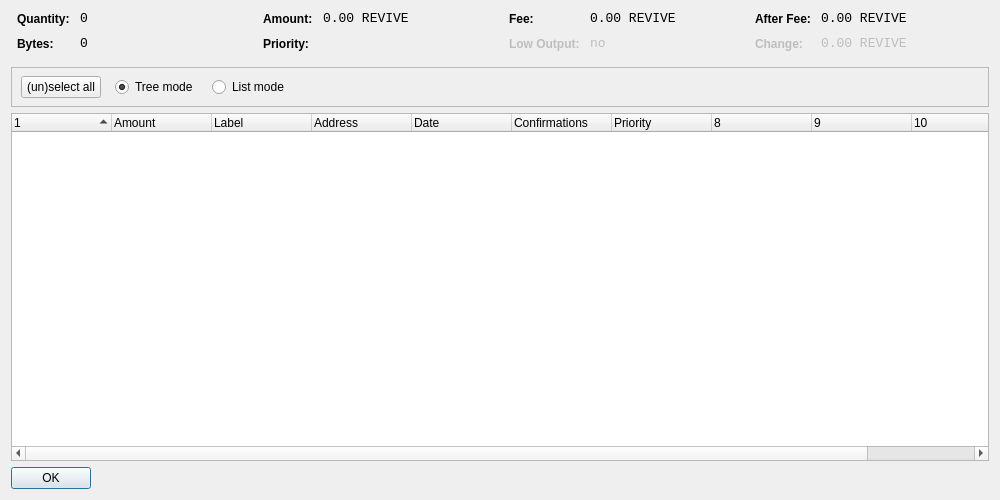
<?xml version="1.0" encoding="UTF-8"?>
<ui version="4.0">
 <class>CoinControlDialog</class>
 <widget class="QDialog" name="CoinControlDialog">
  <property name="geometry">
   <rect>
    <x>0</x>
    <y>0</y>
    <width>1000</width>
    <height>500</height>
   </rect>
  </property>
  <property name="windowTitle">
   <string>Coin Control</string>
  </property>
  <layout class="QVBoxLayout" name="verticalLayout">
   <item>
    <layout class="QHBoxLayout" name="horizontalLayoutTop" stretch="0,0,0,0">
     <property name="topMargin">
      <number>0</number>
     </property>
     <property name="bottomMargin">
      <number>10</number>
     </property>
     <item>
      <layout class="QFormLayout" name="formLayoutCoinControl1">
       <property name="horizontalSpacing">
        <number>10</number>
       </property>
       <property name="verticalSpacing">
        <number>10</number>
       </property>
       <property name="leftMargin">
        <number>6</number>
       </property>
       <property name="rightMargin">
        <number>6</number>
       </property>
       <item row="0" column="0">
        <widget class="QLabel" name="labelCoinControlQuantityText">
         <property name="styleSheet">
          <string notr="true">font-weight:bold;</string>
         </property>
         <property name="text">
          <string>Quantity:</string>
         </property>
        </widget>
       </item>
       <item row="0" column="1">
        <widget class="QLabel" name="labelCoinControlQuantity">
         <property name="font">
          <font>
           <family>Monospace</family>
           <pointsize>10</pointsize>
          </font>
         </property>
         <property name="cursor">
          <cursorShape>IBeamCursor</cursorShape>
         </property>
         <property name="contextMenuPolicy">
          <enum>Qt::ActionsContextMenu</enum>
         </property>
         <property name="text">
          <string notr="true">0</string>
         </property>
         <property name="textInteractionFlags">
          <set>Qt::LinksAccessibleByMouse|Qt::TextSelectableByKeyboard|Qt::TextSelectableByMouse</set>
         </property>
        </widget>
       </item>
       <item row="1" column="0">
        <widget class="QLabel" name="labelCoinControlBytesText">
         <property name="styleSheet">
          <string notr="true">font-weight:bold;</string>
         </property>
         <property name="text">
          <string>Bytes:</string>
         </property>
        </widget>
       </item>
       <item row="1" column="1">
        <widget class="QLabel" name="labelCoinControlBytes">
         <property name="font">
          <font>
           <family>Monospace</family>
           <pointsize>10</pointsize>
          </font>
         </property>
         <property name="cursor">
          <cursorShape>IBeamCursor</cursorShape>
         </property>
         <property name="contextMenuPolicy">
          <enum>Qt::ActionsContextMenu</enum>
         </property>
         <property name="text">
          <string notr="true">0</string>
         </property>
         <property name="textInteractionFlags">
          <set>Qt::LinksAccessibleByMouse|Qt::TextSelectableByKeyboard|Qt::TextSelectableByMouse</set>
         </property>
        </widget>
       </item>
      </layout>
     </item>
     <item>
      <layout class="QFormLayout" name="formLayoutCoinControl2">
       <property name="horizontalSpacing">
        <number>10</number>
       </property>
       <property name="verticalSpacing">
        <number>10</number>
       </property>
       <property name="leftMargin">
        <number>6</number>
       </property>
       <property name="rightMargin">
        <number>6</number>
       </property>
       <item row="0" column="0">
        <widget class="QLabel" name="labelCoinControlAmountText">
         <property name="styleSheet">
          <string notr="true">font-weight:bold;</string>
         </property>
         <property name="text">
          <string>Amount:</string>
         </property>
        </widget>
       </item>
       <item row="0" column="1">
        <widget class="QLabel" name="labelCoinControlAmount">
         <property name="font">
          <font>
           <family>Monospace</family>
           <pointsize>10</pointsize>
          </font>
         </property>
         <property name="cursor">
          <cursorShape>IBeamCursor</cursorShape>
         </property>
         <property name="contextMenuPolicy">
          <enum>Qt::ActionsContextMenu</enum>
         </property>
         <property name="text">
          <string notr="true">0.00 REVIVE</string>
         </property>
         <property name="textInteractionFlags">
          <set>Qt::LinksAccessibleByMouse|Qt::TextSelectableByKeyboard|Qt::TextSelectableByMouse</set>
         </property>
        </widget>
       </item>
       <item row="1" column="0">
        <widget class="QLabel" name="labelCoinControlPriorityText">
         <property name="styleSheet">
          <string notr="true">font-weight:bold;</string>
         </property>
         <property name="text">
          <string>Priority:</string>
         </property>
        </widget>
       </item>
       <item row="1" column="1">
        <widget class="QLabel" name="labelCoinControlPriority">
         <property name="font">
          <font>
           <family>Monospace</family>
           <pointsize>10</pointsize>
          </font>
         </property>
         <property name="cursor">
          <cursorShape>IBeamCursor</cursorShape>
         </property>
         <property name="contextMenuPolicy">
          <enum>Qt::ActionsContextMenu</enum>
         </property>
         <property name="text">
          <string/>
         </property>
         <property name="textInteractionFlags">
          <set>Qt::LinksAccessibleByMouse|Qt::TextSelectableByKeyboard|Qt::TextSelectableByMouse</set>
         </property>
        </widget>
       </item>
      </layout>
     </item>
     <item>
      <layout class="QFormLayout" name="formLayoutCoinControl3">
       <property name="horizontalSpacing">
        <number>10</number>
       </property>
       <property name="verticalSpacing">
        <number>10</number>
       </property>
       <property name="leftMargin">
        <number>6</number>
       </property>
       <property name="rightMargin">
        <number>6</number>
       </property>
       <item row="0" column="0">
        <widget class="QLabel" name="labelCoinControlFeeText">
         <property name="styleSheet">
          <string notr="true">font-weight:bold;</string>
         </property>
         <property name="text">
          <string>Fee:</string>
         </property>
        </widget>
       </item>
       <item row="0" column="1">
        <widget class="QLabel" name="labelCoinControlFee">
         <property name="font">
          <font>
           <family>Monospace</family>
           <pointsize>10</pointsize>
          </font>
         </property>
         <property name="cursor">
          <cursorShape>IBeamCursor</cursorShape>
         </property>
         <property name="contextMenuPolicy">
          <enum>Qt::ActionsContextMenu</enum>
         </property>
         <property name="text">
          <string notr="true">0.00 REVIVE</string>
         </property>
         <property name="textInteractionFlags">
          <set>Qt::LinksAccessibleByMouse|Qt::TextSelectableByKeyboard|Qt::TextSelectableByMouse</set>
         </property>
        </widget>
       </item>
       <item row="1" column="0">
        <widget class="QLabel" name="labelCoinControlLowOutputText">
         <property name="enabled">
          <bool>false</bool>
         </property>
         <property name="styleSheet">
          <string notr="true">font-weight:bold;</string>
         </property>
         <property name="text">
          <string>Low Output:</string>
         </property>
        </widget>
       </item>
       <item row="1" column="1">
        <widget class="QLabel" name="labelCoinControlLowOutput">
         <property name="enabled">
          <bool>false</bool>
         </property>
         <property name="font">
          <font>
           <family>Monospace</family>
           <pointsize>10</pointsize>
          </font>
         </property>
         <property name="cursor">
          <cursorShape>IBeamCursor</cursorShape>
         </property>
         <property name="contextMenuPolicy">
          <enum>Qt::ActionsContextMenu</enum>
         </property>
         <property name="text">
          <string notr="true">no</string>
         </property>
         <property name="textInteractionFlags">
          <set>Qt::LinksAccessibleByMouse|Qt::TextSelectableByKeyboard|Qt::TextSelectableByMouse</set>
         </property>
        </widget>
       </item>
      </layout>
     </item>
     <item>
      <layout class="QFormLayout" name="formLayoutCoinControl4">
       <property name="horizontalSpacing">
        <number>10</number>
       </property>
       <property name="verticalSpacing">
        <number>10</number>
       </property>
       <property name="leftMargin">
        <number>6</number>
       </property>
       <property name="rightMargin">
        <number>6</number>
       </property>
       <item row="0" column="0">
        <widget class="QLabel" name="labelCoinControlAfterFeeText">
         <property name="styleSheet">
          <string notr="true">font-weight:bold;</string>
         </property>
         <property name="text">
          <string>After Fee:</string>
         </property>
        </widget>
       </item>
       <item row="0" column="1">
        <widget class="QLabel" name="labelCoinControlAfterFee">
         <property name="font">
          <font>
           <family>Monospace</family>
           <pointsize>10</pointsize>
          </font>
         </property>
         <property name="cursor">
          <cursorShape>IBeamCursor</cursorShape>
         </property>
         <property name="contextMenuPolicy">
          <enum>Qt::ActionsContextMenu</enum>
         </property>
         <property name="text">
          <string notr="true">0.00 REVIVE</string>
         </property>
         <property name="textInteractionFlags">
          <set>Qt::LinksAccessibleByMouse|Qt::TextSelectableByKeyboard|Qt::TextSelectableByMouse</set>
         </property>
        </widget>
       </item>
       <item row="1" column="0">
        <widget class="QLabel" name="labelCoinControlChangeText">
         <property name="enabled">
          <bool>false</bool>
         </property>
         <property name="styleSheet">
          <string notr="true">font-weight:bold;</string>
         </property>
         <property name="text">
          <string>Change:</string>
         </property>
        </widget>
       </item>
       <item row="1" column="1">
        <widget class="QLabel" name="labelCoinControlChange">
         <property name="enabled">
          <bool>false</bool>
         </property>
         <property name="font">
          <font>
           <family>Monospace</family>
           <pointsize>10</pointsize>
          </font>
         </property>
         <property name="cursor">
          <cursorShape>IBeamCursor</cursorShape>
         </property>
         <property name="contextMenuPolicy">
          <enum>Qt::ActionsContextMenu</enum>
         </property>
         <property name="text">
          <string notr="true">0.00 REVIVE</string>
         </property>
         <property name="textInteractionFlags">
          <set>Qt::LinksAccessibleByMouse|Qt::TextSelectableByKeyboard|Qt::TextSelectableByMouse</set>
         </property>
        </widget>
       </item>
      </layout>
     </item>
    </layout>
   </item>
   <item>
    <widget class="QFrame" name="frame">
     <property name="minimumSize">
      <size>
       <width>0</width>
       <height>40</height>
      </size>
     </property>
     <property name="frameShape">
      <enum>QFrame::StyledPanel</enum>
     </property>
     <property name="frameShadow">
      <enum>QFrame::Sunken</enum>
     </property>
     <widget class="QWidget" name="horizontalLayoutWidget">
      <property name="geometry">
       <rect>
        <x>10</x>
        <y>0</y>
        <width>781</width>
        <height>41</height>
       </rect>
      </property>
      <layout class="QHBoxLayout" name="horizontalLayoutPanel" stretch="0,0,0,0,0">
       <property name="spacing">
        <number>14</number>
       </property>
       <item>
        <widget class="QPushButton" name="pushButtonSelectAll">
         <property name="sizePolicy">
          <sizepolicy hsizetype="Maximum" vsizetype="Fixed">
           <horstretch>0</horstretch>
           <verstretch>0</verstretch>
          </sizepolicy>
         </property>
         <property name="text">
          <string>(un)select all</string>
         </property>
        </widget>
       </item>
       <item>
        <widget class="QRadioButton" name="radioTreeMode">
         <property name="sizePolicy">
          <sizepolicy hsizetype="Maximum" vsizetype="Fixed">
           <horstretch>0</horstretch>
           <verstretch>0</verstretch>
          </sizepolicy>
         </property>
         <property name="text">
          <string>Tree mode</string>
         </property>
         <property name="checked">
          <bool>true</bool>
         </property>
        </widget>
       </item>
       <item>
        <widget class="QRadioButton" name="radioListMode">
         <property name="sizePolicy">
          <sizepolicy hsizetype="Maximum" vsizetype="Fixed">
           <horstretch>0</horstretch>
           <verstretch>0</verstretch>
          </sizepolicy>
         </property>
         <property name="text">
          <string>List mode</string>
         </property>
        </widget>
       </item>
       <item>
        <spacer name="horizontalSpacer">
         <property name="orientation">
          <enum>Qt::Horizontal</enum>
         </property>
         <property name="sizeHint" stdset="0">
          <size>
           <width>40</width>
           <height>20</height>
          </size>
         </property>
        </spacer>
       </item>
      </layout>
     </widget>
    </widget>
   </item>
   <item>
    <widget class="CoinControlTreeWidget" name="treeWidget">
     <property name="contextMenuPolicy">
      <enum>Qt::CustomContextMenu</enum>
     </property>
     <property name="sortingEnabled">
      <bool>false</bool>
     </property>
     <property name="columnCount">
      <number>11</number>
     </property>
     <attribute name="headerShowSortIndicator" stdset="0">
      <bool>true</bool>
     </attribute>
     <attribute name="headerStretchLastSection">
      <bool>false</bool>
     </attribute>
     <column>
      <property name="text">
       <string/>
      </property>
     </column>
     <column>
      <property name="text">
       <string>Amount</string>
      </property>
     </column>
     <column>
      <property name="text">
       <string>Label</string>
      </property>
     </column>
     <column>
      <property name="text">
       <string>Address</string>
      </property>
     </column>
     <column>
      <property name="text">
       <string>Date</string>
      </property>
     </column>
     <column>
      <property name="text">
       <string>Confirmations</string>
      </property>
      <property name="toolTip">
       <string>Confirmed</string>
      </property>
     </column>
     <column>
      <property name="text">
       <string>Priority</string>
      </property>
     </column>
     <column>
      <property name="text">
       <string/>
      </property>
     </column>
     <column>
      <property name="text">
       <string/>
      </property>
     </column>
     <column>
      <property name="text">
       <string/>
      </property>
     </column>
     <column>
      <property name="text">
       <string/>
      </property>
     </column>
    </widget>
   </item>
   <item>
    <widget class="QDialogButtonBox" name="buttonBox">
     <property name="sizePolicy">
      <sizepolicy hsizetype="Maximum" vsizetype="Fixed">
       <horstretch>0</horstretch>
       <verstretch>0</verstretch>
      </sizepolicy>
     </property>
     <property name="orientation">
      <enum>Qt::Horizontal</enum>
     </property>
     <property name="standardButtons">
      <set>QDialogButtonBox::Ok</set>
     </property>
    </widget>
   </item>
  </layout>
 </widget>
 <customwidgets>
  <customwidget>
   <class>CoinControlTreeWidget</class>
   <extends>QTreeWidget</extends>
   <header>coincontroltreewidget.h</header>
  </customwidget>
 </customwidgets>
 <resources/>
 <connections/>
</ui>
